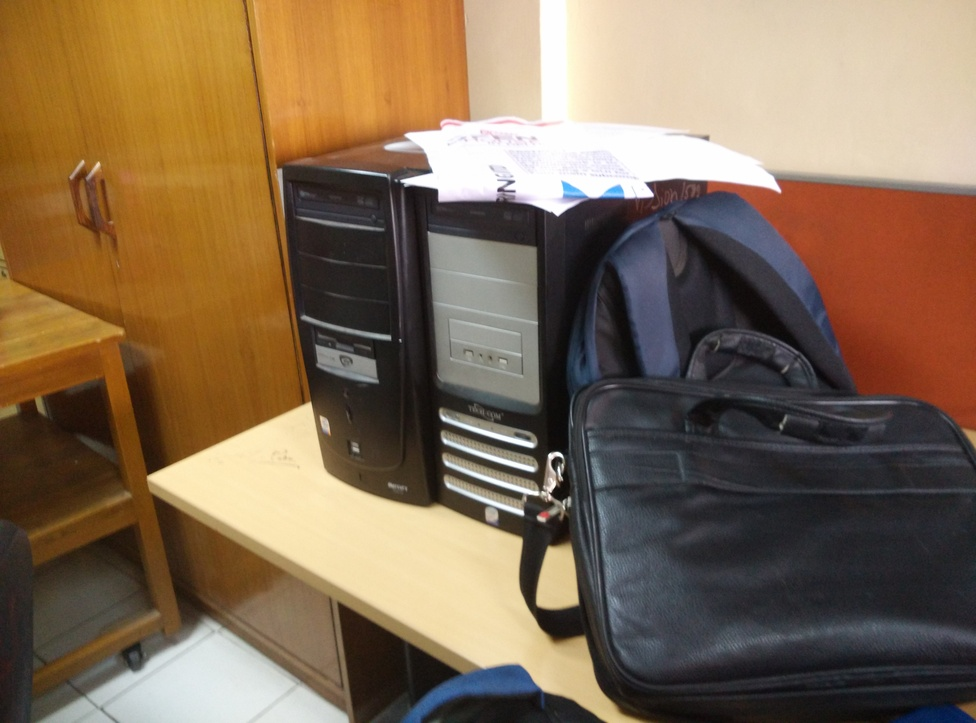
#> input picture VideoProc/IMG1.jpg, 976 x 723 px, shrunk from 4208 x 3120 before the run
$ python t2.py
#> lines starting #> are read from the running program, lines starting #| are printed output that depends on the picture
import cv2

img1 = cv2.imread('IMG1.jpg')
#> img1 is the input picture: shape (723, 976, 3); mean B, G, R 83, 107.3, 129.5
img2 = cv2.imread('IMG2.jpg')
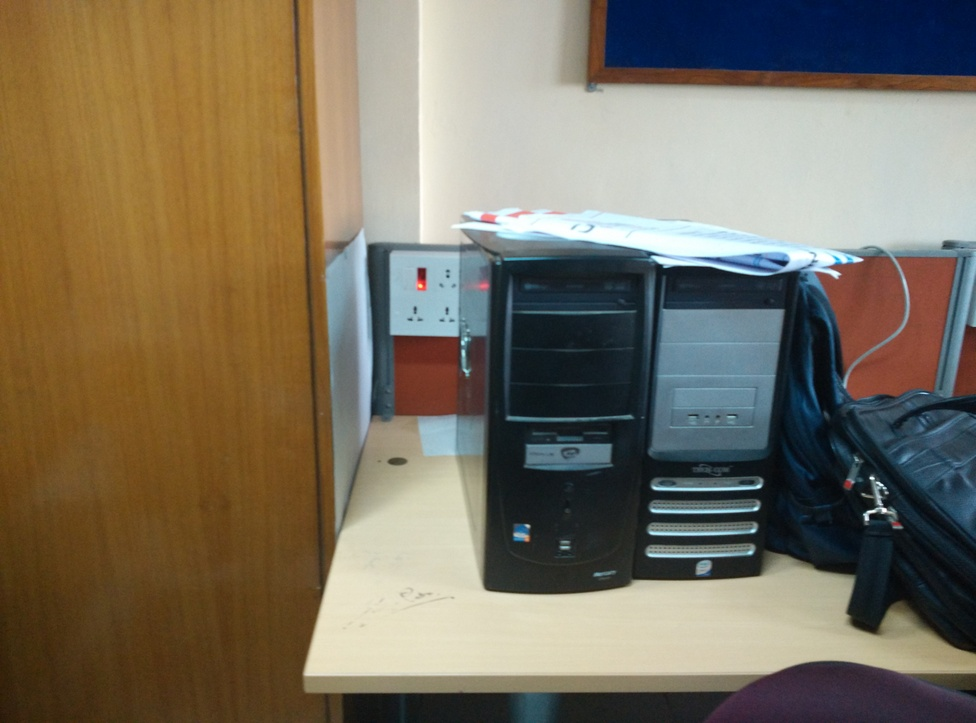
#> input picture VideoProc/IMG2.jpg, 976 x 723 px, shrunk from 4208 x 3120 before the run
#> img2 is the input picture: shape (723, 976, 3); mean B, G, R 94.4, 112.5, 122
img3 = cv2.imread('IMG3.jpg')
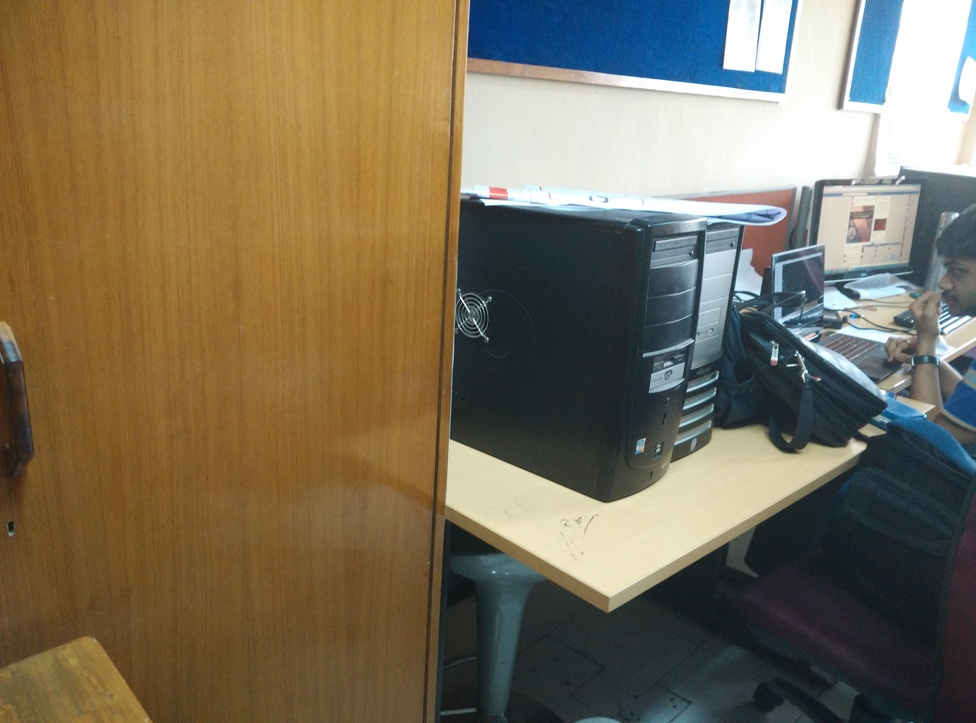
#> input picture VideoProc/IMG3.jpg, 976 x 723 px, shrunk from 4208 x 3120 before the run
#> img3 is the input picture: shape (723, 976, 3); mean B, G, R 88, 111.1, 122.3

height , width , layers =  img1.shape
#> height = 723; width = 976; layers = 3

video = cv2.VideoWriter('video.avi',-1,1,(width,height))

video.write(img1)
video.write(img2)
video.write(img3)

cv2.destroyAllWindows()
video.release()
